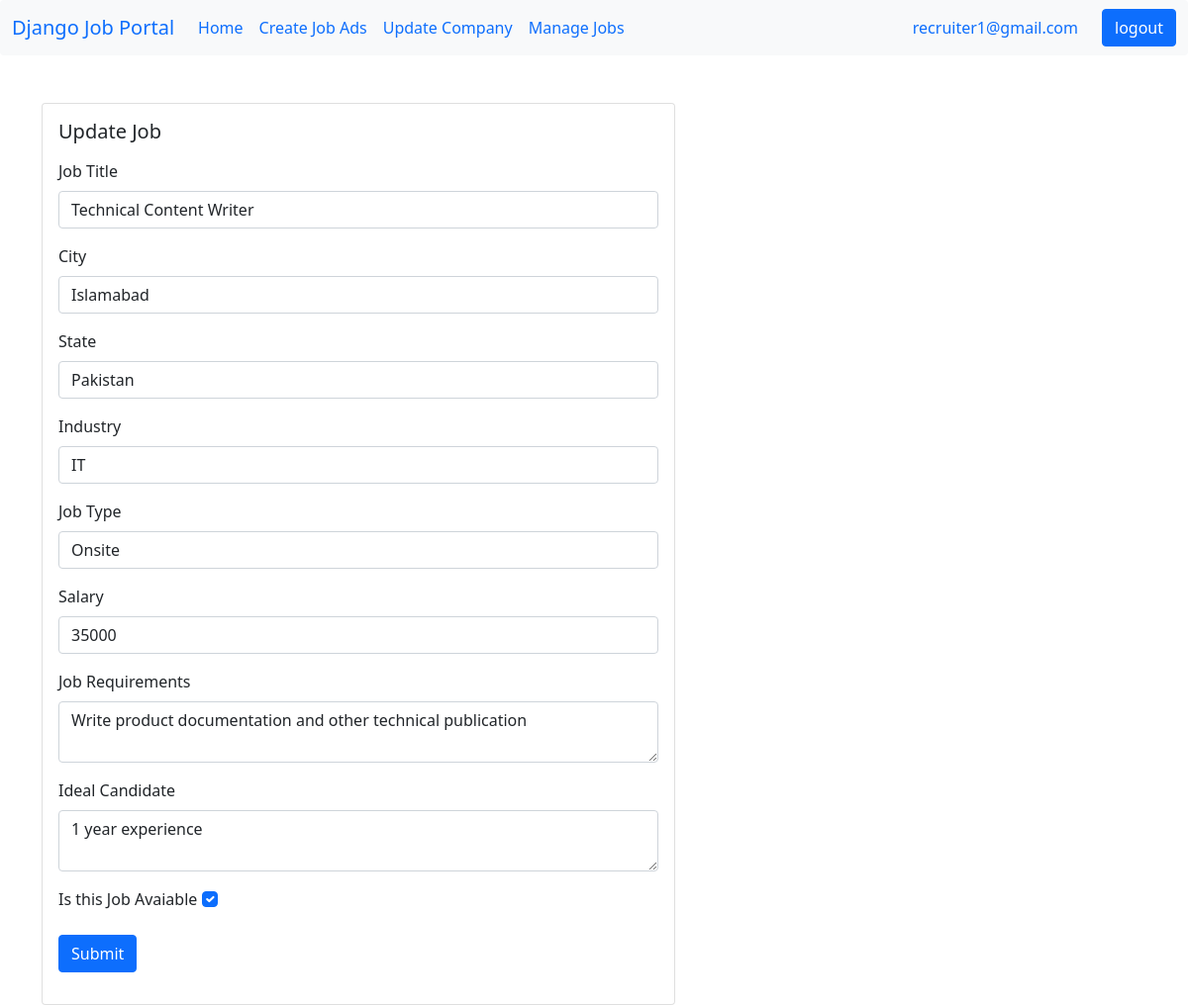
Page /job/update-job/1/ (signed in) on the committed database.
### users/models.py (models this page shows)
class User(AbstractUser):
    email = models.EmailField(unique=True)
    is_recruiter=models.BooleanField(default=False)
    is_applicant=models.BooleanField(default=False)
    has_resume=models.BooleanField(default=False)
    has_company=models.BooleanField(default=False)

### job/models.py (models this page shows, shortened)
class Job(models.Model):
    job_type_choices=(
        ('Remote','Remote'),
        ('Onsite','Onsite'),
        ('Hybrid','Hybrid')
    )
    user=models.ForeignKey(User,on_delete=models.CASCADE)
    company=models.ForeignKey(Company,on_delete=models.CASCADE)
    title = models.CharField(max_length=100)
    city=models.CharField(max_length=100)
    salary=models.PositiveIntegerField(default=35000)
    requirements=models.TextField()
    ideal_candidates=models.TextField()
    is_available=models.BooleanField(default=True)
    timestamp=models.DateTimeField(auto_now_add=True)
    industry=models.ForeignKey(Industry,on_delete=models.DO_NOTHING,null=True,blank=True)
    state=models.ForeignKey(State,on_delete=models.DO_NOTHING,null=True,blank=True)
    job_type=models.CharField(max_length=20,choices=job_type_choices,null=True,blank=True)

### job/views.py (the view)
# urls.py: path('update-job/<int:pk>/',views.update_job,name='update-job'),
def update_job(request,pk):
    job=Job.objects.get(pk=pk)
    if request.user.is_recruiter and request.user.has_company and request.user.email==job.user.email:
        if request.method == 'POST':
            form = UpdateJobForm(request.POST,instance=job)
            if form.is_valid():
                form.save()
                messages.info(request,'Your job info has been updated!')
                return redirect('dashboard')
            else:
                messages.warning(request,'Something went wrong!')
                return redirect('dashboard')
        else:
            form=UpdateJobForm(instance=job)
            context={'form':form}
            return render(request,'job/update_job.html',context)
    else:
        messages.warning(request,'Permission denied')
        return redirect('dashboard')

### job/form.py
class UpdateJobForm(forms.ModelForm):
    class Meta:
        model = Job
        exclude=['user','company',]

### job/models.py (called while the page is built)
    def __str__(self) -> str:
        return self.name

    def __str__(self) -> str:
        return self.name

### templates/job/update_job.html (shortened to what this page needs)
{% extends "base.html" %}
{% load widget_tweaks %}
{% block content %}
<div class="row">
    <div class="col-md-6">
        <div class="card mx-auto" style="width: 40rem;">
            <div class="card-body">
                <h5 class="card-title mb-3">Update Job</h5>
                <form method="POST">
                    <div class="mb-3">
                        <label for="exampleInputEmail1" class="form-label">Job Title</label>
                        {% render_field form.title class="form-control" %}
                    </div>
                    <div class="mb-3">
                        <label for="exampleInputEstablishDate" class="form-label">City</label>
                        {% render_field form.city class="form-control" %}
                    </div>
                    <div class="mb-3">
                        <label for="exampleInputEstablishDate" class="form-label">State</label>
                        {% render_field form.state class="form-control" %}
                    </div>
                    <div class="mb-3">
                        <label for="exampleInputEstablishDate" class="form-label">Industry</label>
                        {% render_field form.industry class="form-control" %}
                    </div>
                    <div class="mb-3">
                        <label for="exampleInputEstablishDate" class="form-label">Job Type</label>
                        {% render_field form.job_type class="form-control" %}
                    </div>
                    <div class="mb-3">
                        <label for="exampleInputCity" class="form-label">Salary</label>
                        {% render_field form.salary class="form-control" %}
                    </div>
                    <div class="mb-3">
                        <label for="exampleInputState" class="form-label">Job Requirements</label>
                        {% render_field form.requirements|attr:"rows:2"  class="form-control" %}
                    </div>
                    <div class="mb-3">
                        <label for="exampleInputState" class="form-label">Ideal Candidate</label>
                        {% render_field form.ideal_candidates|attr:"rows:2"  class="form-control" %}
                    </div>
                    <div class="mb-3">
                        <label for="exampleInputState" class="form-label" style="display: inline-block;">Is this Job Avaiable </label>
                        {% render_field form.is_available class="form-check-input" %}
                    </div>
                    <button type="submit" class="btn btn-primary">Submit</button>
        </div>
    </div>
</div>
{% endblock content %}

### templates/base.html (shortened to what this page needs)
<!doctype <!DOCTYPE html>
{% load widget_tweaks %}
<html lang="en">
    <head>
        <link href="https://cdn.jsdelivr.net/npm/bootstrap@5.0.2/dist/css/bootstrap.min.css" rel="stylesheet"
 crossorgin="anonymous">
    </head>
    <body>
            <nav class="navbar navbar-expand-lg bg-body-tertiary bg-light rounded" aria-label="Eleventh navbar example">
              <div class="container-fluid">
                <a class="navbar-brand" href="{% url 'home' %}">Django Job Portal</a>
                <div class="collapse navbar-collapse" id="navbarsExample09">
                  {% if request.user.is_authenticated %}
                    {% if request.user.is_applicant %}
                        <ul class="navbar-nav me-auto mb-2 mb-lg-0">
                            <li class="nav-item">
                            <a class="nav-link active" aria-current="page" href="{% url 'dashboard' %}">Home</a>
                            </li>
                            {% if request.user.has_resume %}
                            <li class="nav-item">
                            <a class="nav-link" href="{% url 'job-listing' %}">Apply to Jobs</a>
                            </li>
                            <li class="nav-item">
                                <a class="nav-link" href="{% url 'update-resume' %}">Update Resume</a>
                            </li>
                            <li class="nav-item">
                                <a class="nav-link" href="{% url 'applied-jobs' %}">Jobs Applied</a>
                            </li>
                            {% else %}
                            <li class="nav-item">
                            <a class="nav-link" href="{% url 'update-resume' %}">Create Resume</a>
                            </li>
                        {% endif %}
                            <li class="nav-item">
                            <a class="nav-link" href="{% url 'job-listing' %}">latest jobs</a>
                            </li>
                        </ul>
                    {% elif request.user.is_recruiter %}
                        <ul class="navbar-nav me-auto mb-2 mb-lg-0">
                            <li class="nav-item">
                            <a class="nav-link active" aria-current="page" href="{% url 'dashboard' %}">Home</a>
                            </li>
                            {% if request.user.has_company %}
                                <li class="nav-item">
                                <a class="nav-link" href="{% url 'create-job'%}">Create Job Ads</a>
                                </li>
                                <li class="nav-item">
                                    <a class="nav-link" href="{% url 'update-company'%}">Update Company</a>
                                </li>
                            {% else %}
                                <li class="nav-item">
                                <a class="nav-link" href="{% url 'update-company'%}">Create Company</a>
                                </li>
                            {% endif %}
                            <li class="nav-item">
                                <a class="nav-link" href="{% url 'manage-jobs' %}">Manage Jobs</a>
                        </ul>
                        {% endif %}
                    <ul class="navbar-nav">
                    <li class="nav-item">
                        <a class="nav-link" href="{% url 'dashboard' %}" >{{request.user.email}}</a>
                    </li>
                    </ul>
                    <div class="text-end">
                        <a type="button" class="btn btn-primary" href={% url 'logout' %}>logout</a>
                    </div>
                    </div>
                    {% endif %}
                </div>
            </nav>
        <div class="container mt-5">
            {% block content %}
            {% endblock content %}
        </div>
        </div>
    </body>
</html>

### rows in the picture
User: user.email "recruiter1@gmail.com"
Job: title "Technical Content Writer", city "Islamabad", state "Pakistan", industry "IT", job_type "Onsite", salary "35000", requirements "Write product documentation and other technical publication", ideal_candidates "1 year experience", is_available "☑"
